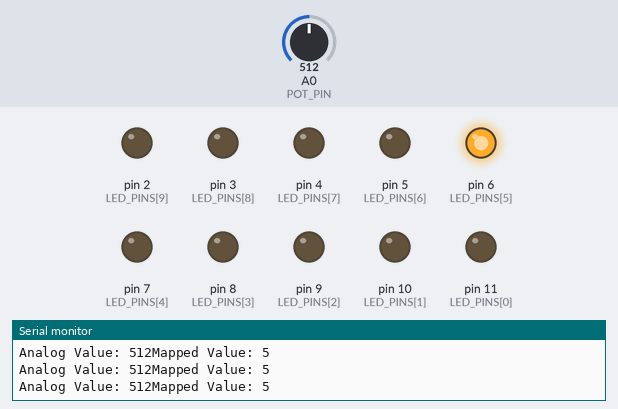
Recording of a sketch running on a simulated Arduino Uno, built with avr-gcc and run on an emulated ATmega328P. Shown: output pins drawn as LEDs (lit = HIGH), the last lines printed to the serial monitor. Inputs (shaded band) come from the test bench; at power-on: A0 (POT_PIN) = 512.

Above: at 1.2 s.
1.3 s: A0 (POT_PIN) set to 502
At 2.4 s:
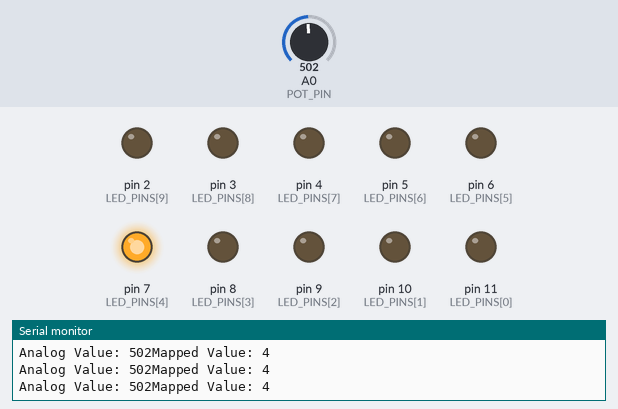
2.8 s: A0 (POT_PIN) set to 420
5.8 s: A0 (POT_PIN) set to 391
At 6.7 s:
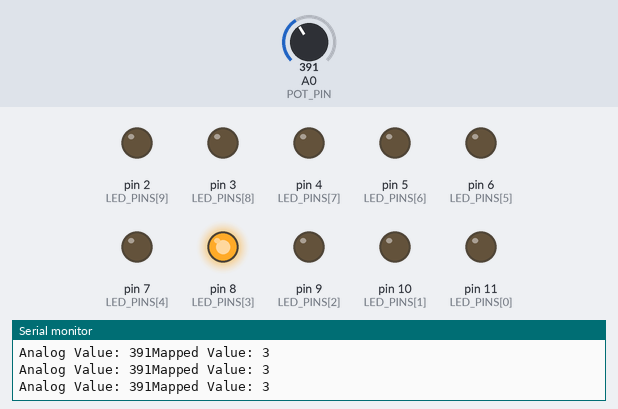
7.3 s: A0 (POT_PIN) set to 106
At 8.5 s:
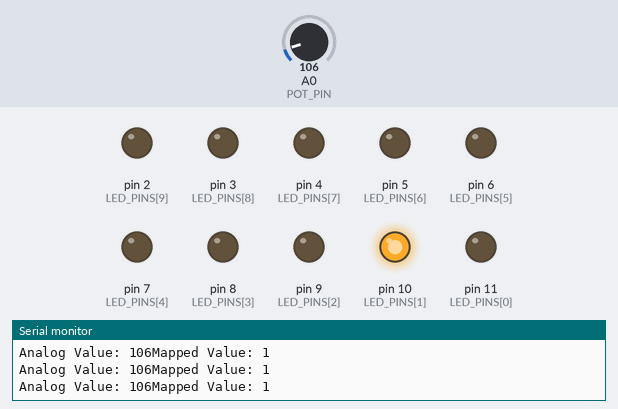
8.8 s: A0 (POT_PIN) set to 92
At 9.1 s:
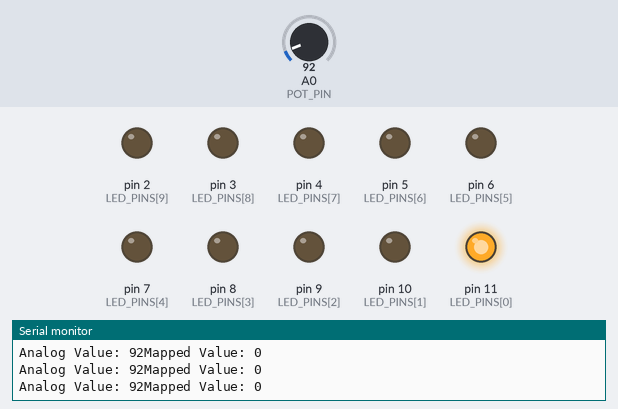
10.3 s: A0 (POT_PIN) set to 306
At 10.6 s:
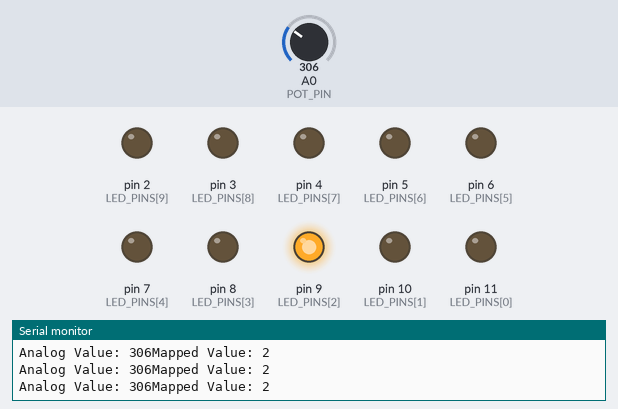
Timing chart, 0 to 12.8 s (numbered marks = the images above; inputs shaded):
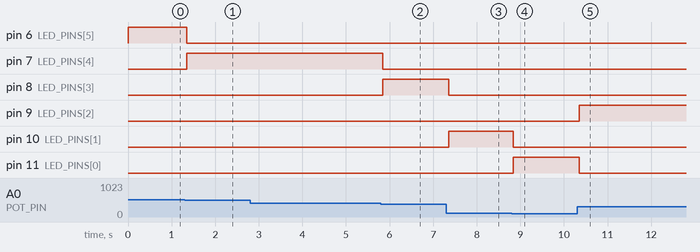

Measured:
- the behaviour switches between 512 and 511 on A0 (POT_PIN) (found by bisection; images 0 and 1)
- the behaviour switches between 410 and 409 on A0 (POT_PIN) (found by bisection; images 1 and 2)
- the behaviour switches between 100 and 99 on A0 (POT_PIN) (found by bisection; images 3 and 4)
- after the input at 1.3 s, pin 6 (LED_PINS[5]): HIGH → LOW after 0.05 s; pin 7 (LED_PINS[4]): LOW → HIGH after 0.05 s
- after the input at 5.8 s, pin 7 (LED_PINS[4]): HIGH → LOW at once; pin 8 (LED_PINS[3]): LOW → HIGH at once
- after the input at 7.3 s, pin 8 (LED_PINS[3]): HIGH → LOW after 0.06 s; pin 10 (LED_PINS[1]): LOW → HIGH after 0.06 s
- after the input at 8.8 s, pin 10 (LED_PINS[1]): HIGH → LOW at once; pin 11 (LED_PINS[0]): LOW → HIGH at once
- after the input at 10.3 s, pin 9 (LED_PINS[2]): LOW → HIGH after 0.05 s; pin 11 (LED_PINS[0]): HIGH → LOW after 0.05 s

The sketch:

Act3Part1b.ino
```cpp
#include "api/Common.h"
#include <Arduino.h>

const int POT_PIN = A0;
const int LED_PINS[] = {11, 10, 9, 8, 7, 6, 5, 4, 3, 2};

const int LED_COUNT = sizeof(LED_PINS) / sizeof(LED_PINS[0]);

int mappedValue = 0;
int sensorValue = 0;
int previousMappedValue = 0;

void turnOffLED();
void turnOnLED();

void setup() {
  for (int i = 0; i < LED_COUNT; i++) {
    pinMode(LED_PINS[i], OUTPUT);

    digitalWrite(LED_PINS[i], LOW);
  }

  Serial.begin(9600);

}

void loop() {
  sensorValue = analogRead(POT_PIN);

  mappedValue = map(sensorValue, 0 , 1023, 0, 10);

  if (mappedValue == 10) {

    mappedValue -= 1;
  }

  Serial.print("Analog Value: ");
  Serial.print(sensorValue);


  Serial.print("Mapped Value: ");
  Serial.println(mappedValue);

  if (mappedValue != previousMappedValue) {
    turnOffLED();

    turnOnLED();

    previousMappedValue = mappedValue;
  }

}

void turnOffLED() {
  for (int i = 0; i < LED_COUNT; i++) {
    digitalWrite(LED_PINS[i], LOW);

  }

}

void turnOnLED() {
  digitalWrite(LED_PINS[mappedValue], HIGH);

}
```
